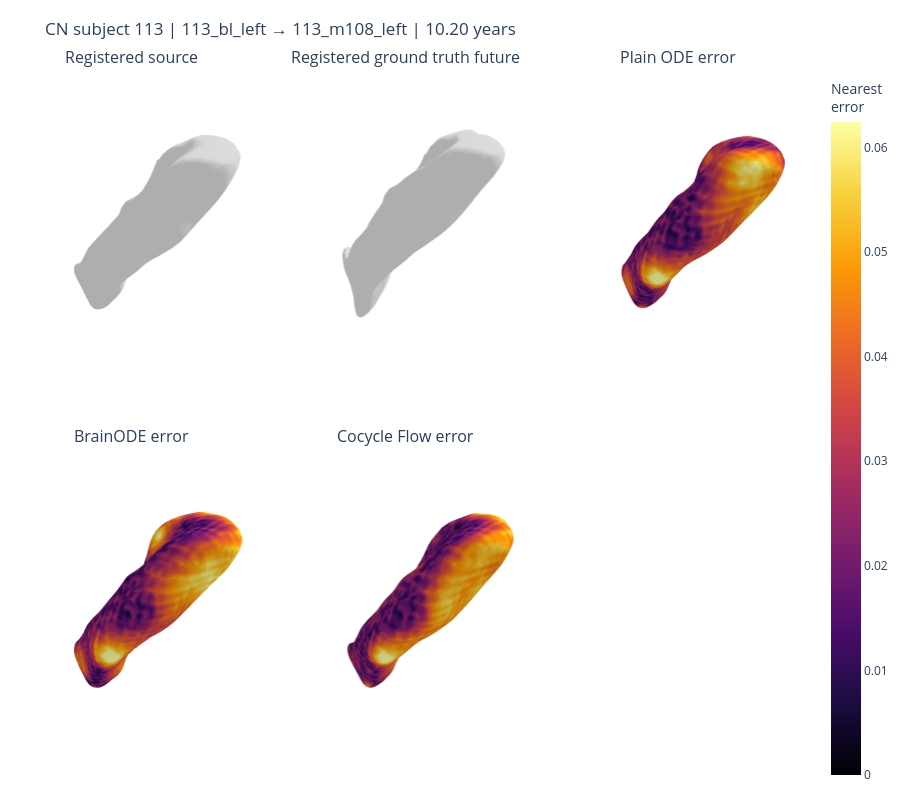
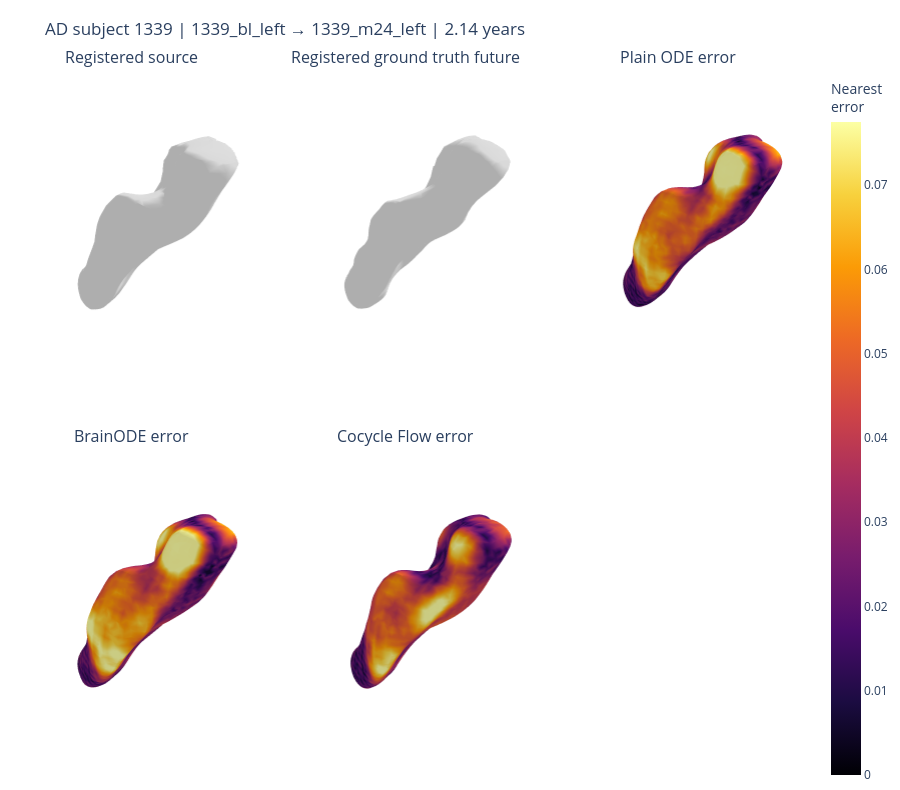

The cell these charts' notebook holds for them, in order:
### Markdown cell above
## Interactive 3D source, ground truth, and predicted surfaces

The source and ground-truth panels are registered meshes. Each prediction is the decoded frozen-SIREN zero-level surface from the same checkpoint evaluated in the test experiment. Prediction panels are coloured by nearest-surface distance to the registered ground-truth future mesh (yellow/red is larger error).

A correspondence-based *local change* map would be invalid here: each model prediction is independently extracted by marching cubes and therefore has different vertex topology. The notebook presents the valid decoded-surface error maps instead.

### Code cell
if go is None:
    print('Install plotly in the inr_sdf environment to render the interactive 3D mesh panels.')
else:
    mesh_path = VISUALIZATION_CACHE / 'selected_meshes.npz'
    if not mesh_path.is_file():
        raise FileNotFoundError('Run the one-time visualization-cache command above before rendering 3D meshes.')
    mesh_data = np.load(mesh_path)

    def add_surface(figure, vertices, faces, row, column, *, error=None, error_max=None):
        options = dict(x=vertices[:, 0], y=vertices[:, 1], z=vertices[:, 2], i=faces[:, 0], j=faces[:, 1], k=faces[:, 2], flatshading=False, hoverinfo='skip')
        if error is None:
            options['color'] = '#D9D9D9'
        else:
            options.update(intensity=error, colorscale='Inferno', cmin=0.0, cmax=error_max, showscale=(column == 2), colorbar=dict(title='Nearest<br>error'))
        figure.add_trace(go.Mesh3d(**options), row=row, col=column)

    for diagnosis in ('CN', 'AD'):
        prefix = diagnosis.lower()
        errors = np.concatenate([mesh_data[f'{prefix}_{model}_nearest_target_error'] for model in MODEL_ORDER])
        error_max = float(np.nanpercentile(errors, 98))
        titles = ('Registered source', 'Registered ground truth future', 'Plain ODE error', 'BrainODE error', 'Cocycle Flow error', '')
        figure = make_subplots(rows=2, cols=3, specs=[[{'type': 'scene'}] * 3, [{'type': 'scene'}] * 3], subplot_titles=titles, horizontal_spacing=0.025, vertical_spacing=0.06)
        add_surface(figure, mesh_data[f'{prefix}_source_vertices'], mesh_data[f'{prefix}_source_faces'], 1, 1)
        add_surface(figure, mesh_data[f'{prefix}_target_vertices'], mesh_data[f'{prefix}_target_faces'], 1, 2)
        add_surface(figure, mesh_data[f'{prefix}_plain_ode_vertices'], mesh_data[f'{prefix}_plain_ode_faces'], 1, 3, error=mesh_data[f'{prefix}_plain_ode_nearest_target_error'], error_max=error_max)
        add_surface(figure, mesh_data[f'{prefix}_brainode_vertices'], mesh_data[f'{prefix}_brainode_faces'], 2, 1, error=mesh_data[f'{prefix}_brainode_nearest_target_error'], error_max=error_max)
        add_surface(figure, mesh_data[f'{prefix}_cocycle_flow_vertices'], mesh_data[f'{prefix}_cocycle_flow_faces'], 2, 2, error=mesh_data[f'{prefix}_cocycle_flow_nearest_target_error'], error_max=error_max)
        info = selected_cases[diagnosis]
        figure.update_scenes(aspectmode='data', xaxis_visible=False, yaxis_visible=False, zaxis_visible=False)
        figure.update_layout(title=f"{diagnosis} subject {info['subject_id']} | {info['source_scan_id']} → {info['target_scan_id']} | {info['gap_years']:.2f} years", height=790, margin=dict(l=5, r=5, t=70, b=5))
        figure.show()

### Figure 1 — Plotly figure (JSON) as saved in the notebook; plotly's stock layout.template omitted (floating-point values rounded to 4 significant figures; data arrays with more than 128 entries replaced by an {"elided": "..."} marker saying what was removed)
{"data": [{"color": "#D9D9D9", "flatshading": false, "hoverinfo": "skip", "i": {"elided": "4408 int values"}, "j": {"elided": "4408 int values"}, "k": {"elided": "4408 int values"}, "scene": "scene", "type": "mesh3d", "x": {"elided": "2206 float values"}, "y": {"elided": "2206 float values"}, "z": {"elided": "2206 float values"}}, {"color": "#D9D9D9", "flatshading": false, "hoverinfo": "skip", "i": {"elided": "4408 int values"}, "j": {"elided": "4408 int values"}, "k": {"elided": "4408 int values"}, "scene": "scene2", "type": "mesh3d", "x": {"elided": "2206 float values"}, "y": {"elided": "2206 float values"}, "z": {"elided": "2206 float values"}}, {"cmax": 0.06241, "cmin": 0, "colorbar": {"title": {"text": "Nearest<br>error"}}, "colorscale": [[0, "#000004"], [0.1111, "#1b0c41"], [0.2222, "#4a0c6b"], [0.3333, "#781c6d"], [0.4444, "#a52c60"], [0.5556, "#cf4446"], [0.6667, "#ed6925"], [0.7778, "#fb9b06"], [0.8889, "#f7d13d"], [1, "#fcffa4"]], "flatshading": false, "hoverinfo": "skip", "i": {"elided": "12924 int values"}, "intensity": {"elided": "6464 float values"}, "j": {"elided": "12924 int values"}, "k": {"elided": "12924 int values"}, "scene": "scene3", "showscale": false, "type": "mesh3d", "x": {"elided": "6464 float values"}, "y": {"elided": "6464 float values"}, "z": {"elided": "6464 float values"}}, {"cmax": 0.06241, "cmin": 0, "colorbar": {"title": {"text": "Nearest<br>error"}}, "colorscale": [[0, "#000004"], [0.1111, "#1b0c41"], [0.2222, "#4a0c6b"], [0.3333, "#781c6d"], [0.4444, "#a52c60"], [0.5556, "#cf4446"], [0.6667, "#ed6925"], [0.7778, "#fb9b06"], [0.8889, "#f7d13d"], [1, "#fcffa4"]], "flatshading": false, "hoverinfo": "skip", "i": {"elided": "13264 int values"}, "intensity": {"elided": "6636 float values"}, "j": {"elided": "13264 int values"}, "k": {"elided": "13264 int values"}, "scene": "scene4", "showscale": false, "type": "mesh3d", "x": {"elided": "6636 float values"}, "y": {"elided": "6636 float values"}, "z": {"elided": "6636 float values"}}, {"cmax": 0.06241, "cmin": 0, "colorbar": {"title": {"text": "Nearest<br>error"}}, "colorscale": [[0, "#000004"], [0.1111, "#1b0c41"], [0.2222, "#4a0c6b"], [0.3333, "#781c6d"], [0.4444, "#a52c60"], [0.5556, "#cf4446"], [0.6667, "#ed6925"], [0.7778, "#fb9b06"], [0.8889, "#f7d13d"], [1, "#fcffa4"]], "flatshading": false, "hoverinfo": "skip", "i": {"elided": "12892 int values"}, "intensity": {"elided": "6448 float values"}, "j": {"elided": "12892 int values"}, "k": {"elided": "12892 int values"}, "scene": "scene5", "showscale": true, "type": "mesh3d", "x": {"elided": "6448 float values"}, "y": {"elided": "6448 float values"}, "z": {"elided": "6448 float values"}}], "layout": {"annotations": [{"font": {"size": 16}, "showarrow": false, "text": "Registered source", "x": 0.1583, "xanchor": "center", "xref": "paper", "y": 1, "yanchor": "bottom", "yref": "paper"}, {"font": {"size": 16}, "showarrow": false, "text": "Registered ground truth future", "x": 0.5, "xanchor": "center", "xref": "paper", "y": 1, "yanchor": "bottom", "yref": "paper"}, {"font": {"size": 16}, "showarrow": false, "text": "Plain ODE error", "x": 0.8417, "xanchor": "center", "xref": "paper", "y": 1, "yanchor": "bottom", "yref": "paper"}, {"font": {"size": 16}, "showarrow": false, "text": "BrainODE error", "x": 0.1583, "xanchor": "center", "xref": "paper", "y": 0.47, "yanchor": "bottom", "yref": "paper"}, {"font": {"size": 16}, "showarrow": false, "text": "Cocycle Flow error", "x": 0.5, "xanchor": "center", "xref": "paper", "y": 0.47, "yanchor": "bottom", "yref": "paper"}], "height": 790, "margin": {"b": 5, "l": 5, "r": 5, "t": 70}, "scene": {"aspectmode": "data", "domain": {"x": [0, 0.3167], "y": [0.53, 1]}, "xaxis": {"visible": false}, "yaxis": {"visible": false}, "zaxis": {"visible": false}}, "scene2": {"aspectmode": "data", "domain": {"x": [0.3417, 0.6583], "y": [0.53, 1]}, "xaxis": {"visible": false}, "yaxis": {"visible": false}, "zaxis": {"visible": false}}, "scene3": {"aspectmode": "data", "domain": {"x": [0.6833, 1], "y": [0.53, 1]}, "xaxis": {"visible": false}, "yaxis": {"visible": false}, "zaxis": {"visible": false}}, "scene4": {"aspectmode": "data", "domain": {"x": [0, 0.3167], "y": [0, 0.47]}, "xaxis": {"visible": false}, "yaxis": {"visible": false}, "zaxis": {"visible": false}}, "scene5": {"aspectmode": "data", "domain": {"x": [0.3417, 0.6583], "y": [0, 0.47]}, "xaxis": {"visible": false}, "yaxis": {"visible": false}, "zaxis": {"visible": false}}, "scene6": {"aspectmode": "data", "domain": {"x": [0.6833, 1], "y": [0, 0.47]}, "xaxis": {"visible": false}, "yaxis": {"visible": false}, "zaxis": {"visible": false}}, "title": {"text": "CN subject 113 | 113_bl_left → 113_m108_left | 10.20 years"}}}

### Figure 2 — Plotly figure (JSON) as saved in the notebook; plotly's stock layout.template omitted (floating-point values rounded to 4 significant figures; data arrays with more than 128 entries replaced by an {"elided": "..."} marker saying what was removed)
{"data": [{"color": "#D9D9D9", "flatshading": false, "hoverinfo": "skip", "i": {"elided": "4408 int values"}, "j": {"elided": "4408 int values"}, "k": {"elided": "4408 int values"}, "scene": "scene", "type": "mesh3d", "x": {"elided": "2206 float values"}, "y": {"elided": "2206 float values"}, "z": {"elided": "2206 float values"}}, {"color": "#D9D9D9", "flatshading": false, "hoverinfo": "skip", "i": {"elided": "4408 int values"}, "j": {"elided": "4408 int values"}, "k": {"elided": "4408 int values"}, "scene": "scene2", "type": "mesh3d", "x": {"elided": "2206 float values"}, "y": {"elided": "2206 float values"}, "z": {"elided": "2206 float values"}}, {"cmax": 0.07748, "cmin": 0, "colorbar": {"title": {"text": "Nearest<br>error"}}, "colorscale": [[0, "#000004"], [0.1111, "#1b0c41"], [0.2222, "#4a0c6b"], [0.3333, "#781c6d"], [0.4444, "#a52c60"], [0.5556, "#cf4446"], [0.6667, "#ed6925"], [0.7778, "#fb9b06"], [0.8889, "#f7d13d"], [1, "#fcffa4"]], "flatshading": false, "hoverinfo": "skip", "i": {"elided": "10936 int values"}, "intensity": {"elided": "5470 float values"}, "j": {"elided": "10936 int values"}, "k": {"elided": "10936 int values"}, "scene": "scene3", "showscale": false, "type": "mesh3d", "x": {"elided": "5470 float values"}, "y": {"elided": "5470 float values"}, "z": {"elided": "5470 float values"}}, {"cmax": 0.07748, "cmin": 0, "colorbar": {"title": {"text": "Nearest<br>error"}}, "colorscale": [[0, "#000004"], [0.1111, "#1b0c41"], [0.2222, "#4a0c6b"], [0.3333, "#781c6d"], [0.4444, "#a52c60"], [0.5556, "#cf4446"], [0.6667, "#ed6925"], [0.7778, "#fb9b06"], [0.8889, "#f7d13d"], [1, "#fcffa4"]], "flatshading": false, "hoverinfo": "skip", "i": {"elided": "11252 int values"}, "intensity": {"elided": "5628 float values"}, "j": {"elided": "11252 int values"}, "k": {"elided": "11252 int values"}, "scene": "scene4", "showscale": false, "type": "mesh3d", "x": {"elided": "5628 float values"}, "y": {"elided": "5628 float values"}, "z": {"elided": "5628 float values"}}, {"cmax": 0.07748, "cmin": 0, "colorbar": {"title": {"text": "Nearest<br>error"}}, "colorscale": [[0, "#000004"], [0.1111, "#1b0c41"], [0.2222, "#4a0c6b"], [0.3333, "#781c6d"], [0.4444, "#a52c60"], [0.5556, "#cf4446"], [0.6667, "#ed6925"], [0.7778, "#fb9b06"], [0.8889, "#f7d13d"], [1, "#fcffa4"]], "flatshading": false, "hoverinfo": "skip", "i": {"elided": "10936 int values"}, "intensity": {"elided": "5470 float values"}, "j": {"elided": "10936 int values"}, "k": {"elided": "10936 int values"}, "scene": "scene5", "showscale": true, "type": "mesh3d", "x": {"elided": "5470 float values"}, "y": {"elided": "5470 float values"}, "z": {"elided": "5470 float values"}}], "layout": {"annotations": [{"font": {"size": 16}, "showarrow": false, "text": "Registered source", "x": 0.1583, "xanchor": "center", "xref": "paper", "y": 1, "yanchor": "bottom", "yref": "paper"}, {"font": {"size": 16}, "showarrow": false, "text": "Registered ground truth future", "x": 0.5, "xanchor": "center", "xref": "paper", "y": 1, "yanchor": "bottom", "yref": "paper"}, {"font": {"size": 16}, "showarrow": false, "text": "Plain ODE error", "x": 0.8417, "xanchor": "center", "xref": "paper", "y": 1, "yanchor": "bottom", "yref": "paper"}, {"font": {"size": 16}, "showarrow": false, "text": "BrainODE error", "x": 0.1583, "xanchor": "center", "xref": "paper", "y": 0.47, "yanchor": "bottom", "yref": "paper"}, {"font": {"size": 16}, "showarrow": false, "text": "Cocycle Flow error", "x": 0.5, "xanchor": "center", "xref": "paper", "y": 0.47, "yanchor": "bottom", "yref": "paper"}], "height": 790, "margin": {"b": 5, "l": 5, "r": 5, "t": 70}, "scene": {"aspectmode": "data", "domain": {"x": [0, 0.3167], "y": [0.53, 1]}, "xaxis": {"visible": false}, "yaxis": {"visible": false}, "zaxis": {"visible": false}}, "scene2": {"aspectmode": "data", "domain": {"x": [0.3417, 0.6583], "y": [0.53, 1]}, "xaxis": {"visible": false}, "yaxis": {"visible": false}, "zaxis": {"visible": false}}, "scene3": {"aspectmode": "data", "domain": {"x": [0.6833, 1], "y": [0.53, 1]}, "xaxis": {"visible": false}, "yaxis": {"visible": false}, "zaxis": {"visible": false}}, "scene4": {"aspectmode": "data", "domain": {"x": [0, 0.3167], "y": [0, 0.47]}, "xaxis": {"visible": false}, "yaxis": {"visible": false}, "zaxis": {"visible": false}}, "scene5": {"aspectmode": "data", "domain": {"x": [0.3417, 0.6583], "y": [0, 0.47]}, "xaxis": {"visible": false}, "yaxis": {"visible": false}, "zaxis": {"visible": false}}, "scene6": {"aspectmode": "data", "domain": {"x": [0.6833, 1], "y": [0, 0.47]}, "xaxis": {"visible": false}, "yaxis": {"visible": false}, "zaxis": {"visible": false}}, "title": {"text": "AD subject 1339 | 1339_bl_left → 1339_m24_left | 2.14 years"}}}
